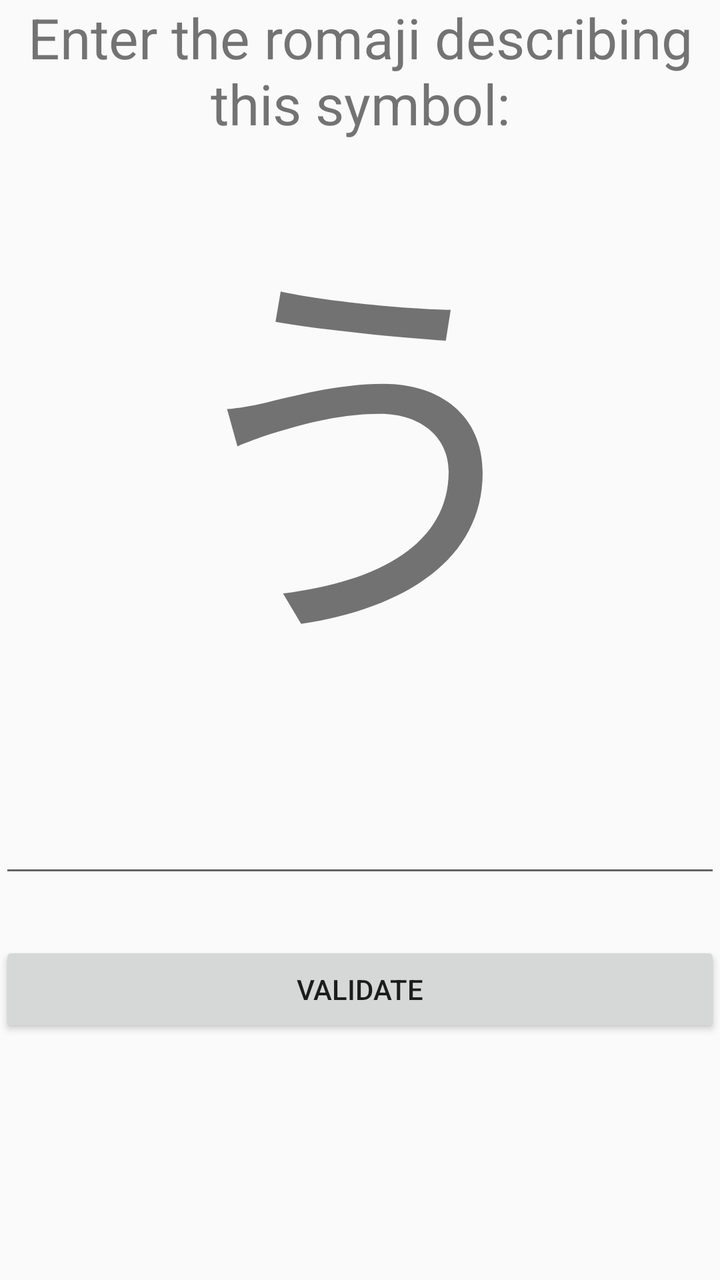
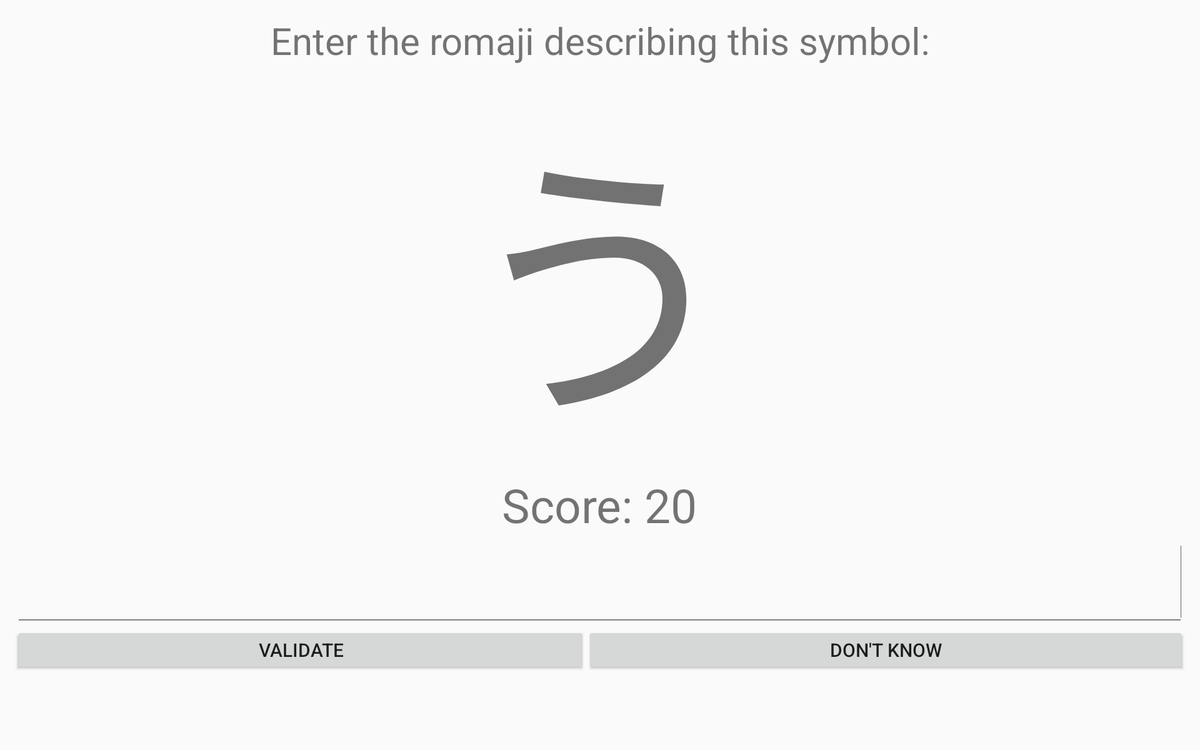

An Android layout and its configuration variant, each rendered on a device that would load it. The default file and the variant file are quoted in full after the pictures.
<!-- AndroidManifest.xml: application theme AppTheme -->
<!-- res/layout/activity_quiz.xml -->
<?xml version="1.0" encoding="utf-8"?>
<RelativeLayout
    xmlns:android="http://schemas.android.com/apk/res/android"
    xmlns:tools="http://schemas.android.com/tools"
    android:id="@+id/activity_quiz"
    android:layout_width="match_parent"
    android:layout_height="match_parent"
    android:paddingLeft="@dimen/activity_horizontal_margin"
    android:paddingRight="@dimen/activity_horizontal_margin"
    android:paddingTop="@dimen/activity_vertical_margin"
    android:paddingBottom="@dimen/activity_vertical_margin"
    tools:context="me.winter.japteacher.QuizActivity">

    <TableLayout
        android:layout_width="match_parent"
        android:layout_height="match_parent">
        <TableRow android:gravity="center_horizontal">
            <TextView
                android:id="@+id/description"
                android:layout_width="wrap_content"
                android:layout_height="wrap_content"
                android:text="Enter the romaji describing this symbol:"
                android:textSize="28sp"
                android:textAlignment="center"
                />
        </TableRow>

        <TableRow android:gravity="center_horizontal">
            <TextView
                android:id="@+id/symbol"
                android:layout_width="wrap_content"
                android:layout_height="wrap_content"
                android:text="う"
                android:textSize="200sp"
                android:textAlignment="center"/>
        </TableRow>

        <TableRow android:gravity="center_horizontal">
            <EditText
                android:id="@+id/input"
                android:layout_width="wrap_content"
                android:layout_height="wrap_content"
                android:text=""
                android:textSize="50sp"
                android:textAlignment="center"/>
        </TableRow>

        <TableRow android:gravity="center_horizontal">
            <TextView android:id="@+id/error"
                android:layout_width="wrap_content"
                android:layout_height="wrap_content"
                android:text=""
                android:textColor="@color/colorAccent"
                android:textSize="20sp"
                android:textAlignment="center"/>
        </TableRow>

        <TableRow android:gravity="center_horizontal">
            <Button android:id="@+id/validate"
                android:layout_width="wrap_content"
                android:layout_height="wrap_content"
                android:text="Validate"/>
        </TableRow>
    </TableLayout>

</RelativeLayout>
<!-- resources referenced by this layout -->
<resources>
  <color name="colorAccent">#FF4081</color>
  <dimen name="activity_horizontal_margin">16dp</dimen>
  <dimen name="activity_vertical_margin">16dp</dimen>
  <style name="AppTheme" parent="Theme.AppCompat.Light.DarkActionBar">
          <item name="colorPrimary">@color/colorPrimary</item>
          <item name="colorPrimaryDark">@color/colorPrimaryDark</item>
          <item name="colorAccent">@color/colorAccent</item>
      </style>
  <color name="colorPrimary">#3F51B5</color>
  <color name="colorPrimaryDark">#303F9F</color>
</resources>
<!-- res/layout-xlarge/activity_quiz.xml (the author's variant of the layout above) -->
<!-- drawn on a large tablet held sideways -->
<?xml version="1.0" encoding="utf-8"?>
<RelativeLayout
    xmlns:android="http://schemas.android.com/apk/res/android"
    xmlns:tools="http://schemas.android.com/tools"
    android:id="@+id/activity_quiz"
    android:layout_width="match_parent"
    android:layout_height="match_parent"
    android:paddingLeft="@dimen/activity_horizontal_margin"
    android:paddingRight="@dimen/activity_horizontal_margin"
    android:paddingTop="@dimen/activity_vertical_margin"
    android:paddingBottom="@dimen/activity_vertical_margin"
    tools:context="me.winter.japteacher.QuizActivity">

    <LinearLayout
            android:layout_width="match_parent"
            android:layout_height="match_parent"
            android:orientation="vertical"
            android:gravity="center_horizontal">
        <TextView
                android:id="@+id/description"
                android:layout_width="wrap_content"
                android:layout_height="wrap_content"
                android:text="@string/enter_the_romaji_describing_this_symbol"
                android:textSize="40sp"
                android:textAlignment="center"
        />

        <TextView
                android:id="@+id/symbol"
                android:layout_width="wrap_content"
                android:layout_height="wrap_content"
                android:text="う"
                android:textSize="300sp"
                android:textAlignment="center"/>

        <TextView android:id="@+id/score_display"
                  android:layout_width="wrap_content"
                  android:layout_height="wrap_content"
                  android:textSize="50sp"
                  android:text="Score: 20"
                  android:textAlignment="center"/>

        <EditText
                android:id="@+id/input"
                android:layout_width="match_parent"
                android:layout_height="wrap_content"
                android:textSize="60sp"
                android:textAlignment="center"
                android:inputType="textFilter"/>

        <LinearLayout
                android:layout_width="match_parent"
                android:layout_height="wrap_content"
                android:orientation="horizontal">
            <Button android:id="@+id/validate"
                    android:layout_width="wrap_content"
                    android:layout_height="wrap_content"
                    android:textSize="20sp"
                    android:text="@string/validate"
                    android:layout_weight="1"/>

            <Button android:id="@+id/dontknow"
                    android:layout_width="wrap_content"
                    android:layout_height="wrap_content"
                    android:textSize="20sp"
                    android:text="@string/don_t_know"
                    android:layout_weight="1"/>

        </LinearLayout>

    </LinearLayout>

</RelativeLayout>
<!-- resources referenced by the variant -->
<!-- as a large tablet held sideways resolves them -->
<resources>
  <!-- from res/values-large/ -->
  <dimen name="activity_horizontal_margin">16dp</dimen>
  <!-- from res/values-large/ -->
  <dimen name="activity_vertical_margin">16dp</dimen>
  <string name="don_t_know">Don\'t know</string>
  <string name="enter_the_romaji_describing_this_symbol">Enter the romaji describing this symbol:</string>
  <string name="validate">Validate</string>
  <style name="AppTheme" parent="Theme.AppCompat.Light.DarkActionBar">
          <item name="colorPrimary">@color/colorPrimary</item>
          <item name="colorPrimaryDark">@color/colorPrimaryDark</item>
          <item name="colorAccent">@color/colorAccent</item>
      </style>
  <color name="colorPrimary">#3F51B5</color>
  <color name="colorPrimaryDark">#303F9F</color>
  <color name="colorAccent">#FF4081</color>
</resources>
